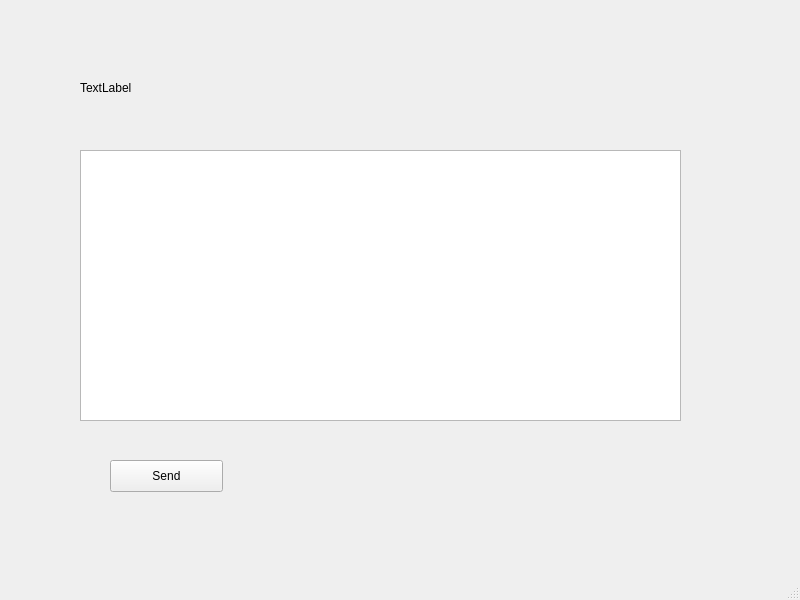
<?xml version="1.0" encoding="UTF-8"?>
<ui version="4.0">
 <class>MainWindow</class>
 <widget class="QMainWindow" name="MainWindow">
  <property name="geometry">
   <rect>
    <x>0</x>
    <y>0</y>
    <width>800</width>
    <height>600</height>
   </rect>
  </property>
  <property name="windowTitle">
   <string>MainWindow</string>
  </property>
  <widget class="QWidget" name="centralwidget">
   <widget class="QLabel" name="label">
    <property name="geometry">
     <rect>
      <x>80</x>
      <y>80</y>
      <width>59</width>
      <height>16</height>
     </rect>
    </property>
    <property name="text">
     <string>TextLabel</string>
    </property>
   </widget>
   <widget class="QPushButton" name="pushButton">
    <property name="geometry">
     <rect>
      <x>110</x>
      <y>460</y>
      <width>113</width>
      <height>32</height>
     </rect>
    </property>
    <property name="text">
     <string>Send</string>
    </property>
   </widget>
   <widget class="QTextEdit" name="textEdit">
    <property name="geometry">
     <rect>
      <x>80</x>
      <y>150</y>
      <width>601</width>
      <height>271</height>
     </rect>
    </property>
   </widget>
  </widget>
  <widget class="QMenuBar" name="menubar">
   <property name="geometry">
    <rect>
     <x>0</x>
     <y>0</y>
     <width>800</width>
     <height>22</height>
    </rect>
   </property>
  </widget>
  <widget class="QStatusBar" name="statusbar"/>
 </widget>
 <resources/>
 <connections/>
</ui>
